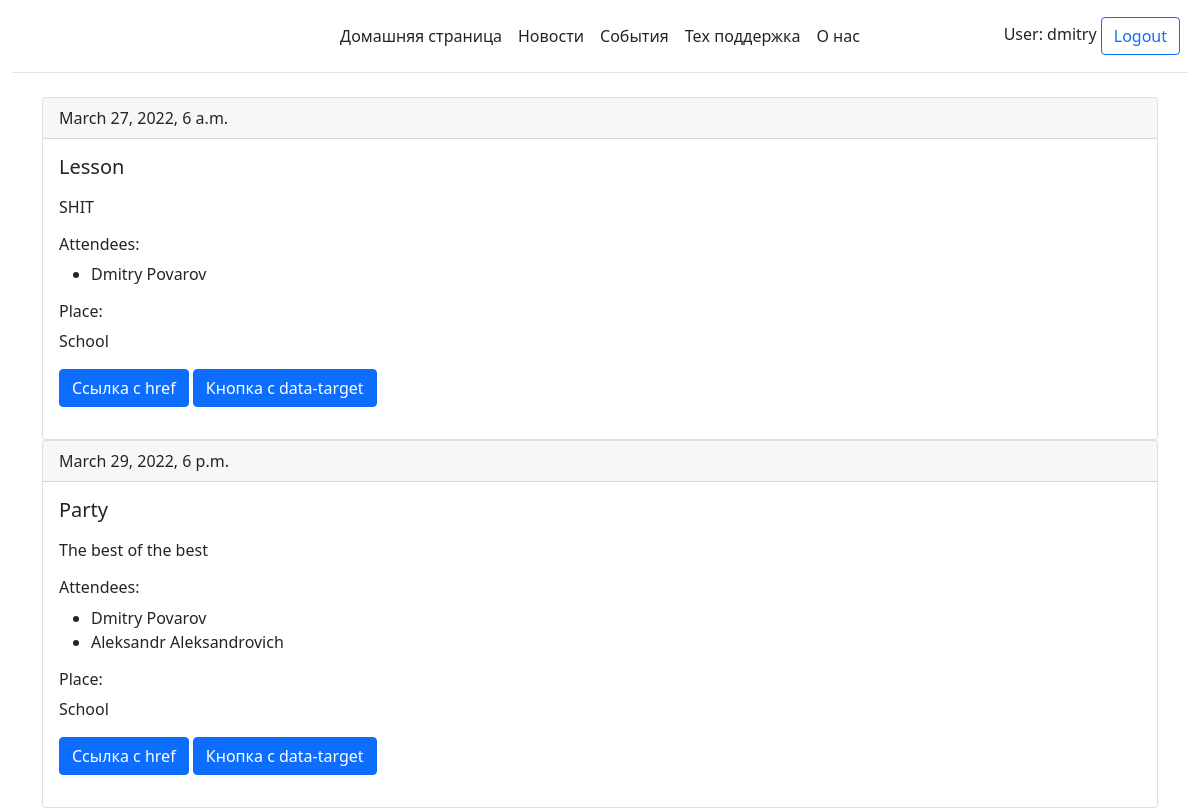
/events/ (signed in), run on the app's committed database.
### events/models.py (models this page shows, shortened)
class Event(models.Model):
    name = models.CharField('Event name', max_length=50)
    event_date = models.DateTimeField('Event Date')
    venue = models.ForeignKey(Venue, blank=True, null=True, on_delete=models.CASCADE)
    manager = models.CharField(max_length=60)
    description = models.TextField(blank=True)
    attendees = models.ManyToManyField(MyClubUser, blank=True)

class MyClubUser(models.Model):
    first_name = models.CharField(max_length=20)
    last_name = models.CharField(max_length=20)
    email = models.EmailField('User Email')
    def __str__(self):
        return self.first_name + ' ' + self.last_name

class Venue(models.Model):
    name = models.CharField('Venue name', max_length=120)
    address = models.CharField(max_length=300)
    zip_code = models.CharField('Zip code', max_length=15)
    phone = models.CharField('Contact phone', max_length=50)
    web = models.URLField('Website Address')
    email = models.EmailField('Email', max_length=200)

### events/views.py (the view)
# urls.py: path('events/', views.all_events, name='list_event'),
def all_events(request):
    event_list = Event.objects.all()
    return render(request, 'events/events.html', {'event_list': event_list})

### members/templates/events/events.html (shortened to what this page needs)
{% extends 'base.html' %}
{% block content %}
    {% for event in event_list %}
        <div class="container-sm">
            <div class="card">
              <div class="card-header">
                {{ event.event_date }}
              </div>
              <div class="card-body">
                <h5 class="card-title">{{ event.name }}</h5>
                <p class="card-text">
                    <p>{{ event.description }} </p>
                    <h6> Attendees: </h6>
                    <ul>
                    {% for place in event.attendees.all %}
                        <li>{{ place }}</li>
                    {% endfor %}
                    </ul>
                    <h6> Place: </h6>
                    <p> {{ event.venue.name }} </p>
                </p>
                <p>
  <a class="btn btn-primary" data-bs-toggle="collapse" href="#collapseExample" role="button" aria-expanded="false" aria-controls="collapseExample">
    Ссылка с href
  </a>
  <button class="btn btn-primary" type="button" data-bs-toggle="collapse" data-bs-target="#collapseExample" aria-expanded="false" aria-controls="collapseExample">
    Кнопка с data-target
  </button>
</p>
              </div>
            </div>
        </div>
    {% endfor %}
{% endblock %}

### members/templates/base.html (shortened to what this page needs)
<!doctype html>
<html lang="ru">
<head>
    <link rel="stylesheet" href="https://cdn.jsdelivr.net/npm/bootstrap@5.1.3/dist/css/bootstrap.min.css">
</head>
<body>
    <div class="container-xxl">
        <header class="d-flex flex-wrap align-items-center justify-content-center justify-content-md-between py-3 mb-4 border-bottom">
            <a href="/" class="d-flex align-items-center col-md-3 mb-2 mb-md-0 text-dark text-decoration-none">
                <svg class="bi me-2" width="40" height="32" role="img" aria-label="Bootstrap"><use xlink:href="#bootstrap"></use></svg>
            </a>
        <ul class="nav col-12 col-md-auto mb-2 justify-content-center mb-md-0">
            <li><a href="{% url 'home' %}" class="nav-link px-2 link-dark">Домашняя страница</a></li>
            <li><a href="#" class="nav-link px-2 link-dark">Новости</a></li>
            <li><a href="{% url 'list_event' %}" class="nav-link px-2 link-dark">События</a></li>
            <li><a href="" class="nav-link px-2 link-dark">Тех поддержка</a></li>
            <li><a href="#" class="nav-link px-2 link-dark">О нас</a></li>
        </ul>
        {% if user.is_authenticated %}
            <div class="col-md-3 text-end">
                User: {{ user }}
                <a href="{% url 'logout' %}" type="button" class="btn btn-outline-primary me-2">Logout</a>
            </div>
        {% else %}
        <div class="col-md-3 text-end">
            <a href="{% url 'login' %}" type="button" class="btn btn-outline-primary me-2">Login</a>
            <a href="{% url 'register' %}" type="button" class="btn btn-primary">Sign-up</a>
        </div>
        {% endif %}
        </header>
    </div>
    {% block content %}{% endblock %}
</body>
</html>

### data on the page
Event: event_date "March 27, 2022, 6 a.m.", name "Lesson", description "SHIT", venue.name "School"
MyClubUser: first_name+last_name "Dmitry Povarov"
Event: event_date "March 29, 2022, 6 p.m.", name "Party", description "The best of the best", venue.name "School"
MyClubUser: first_name+last_name "Aleksandr Aleksandrovich"

### other printed values
{{ user }} "dmitry"
